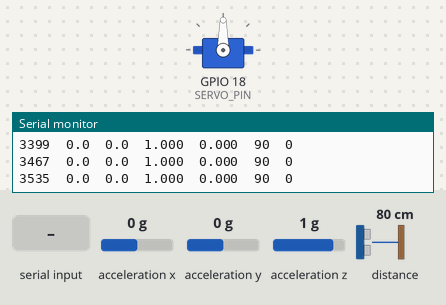
This sketch was run on a simulated ESP32. Shown: servo, the last lines printed to the serial monitor. Wiring (inferred from the names in the program): MPU-9250 motion sensor at I2C address 0x68. The inputs (shaded band) are chosen by the test bench; at power-on: distance to the obstacle 80 cm, acceleration x 0 g, acceleration y 0 g, acceleration z 1 g.

Above: at 3.6 s.
3.7 s: "HEALTH\n" received over Serial
At 3.83 s:
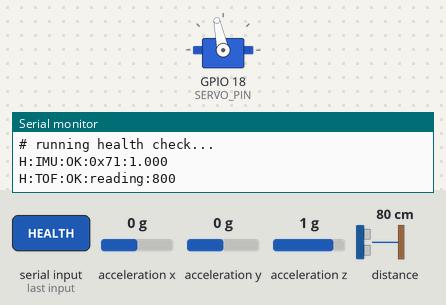
5.6 s: "PULSE\n" received over Serial
At 5.71 s:
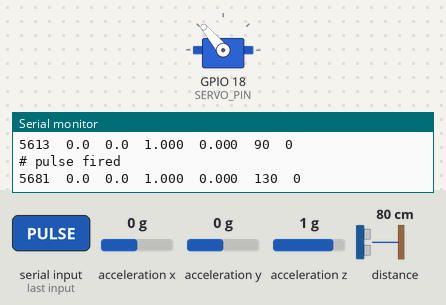
7.2 s: "SKY:1\n" received over Serial
8.7 s: distance to the obstacle set to 2 cm
At 9.1 s:
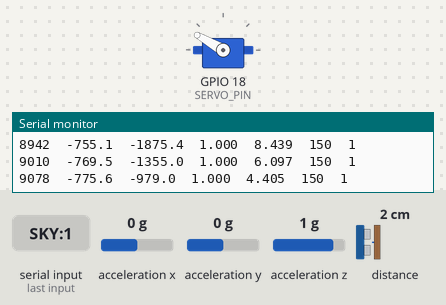
11.7 s: distance to the obstacle set to 9 cm
At 11.88 s:
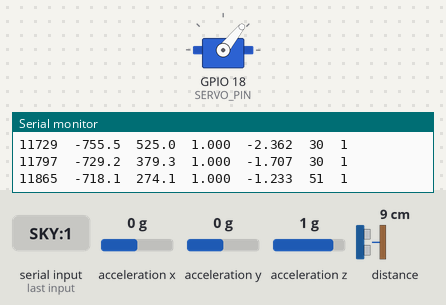
14.7 s: distance to the obstacle set to 35 cm
Timing chart, 0 to 17.7 s (numbered marks = the images above; inputs shaded):
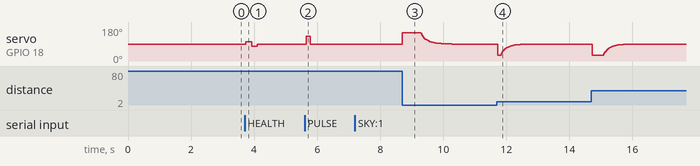

Measured:
- after the input at 3.7 s, servo on GPIO 18 (SERVO_PIN): 90° → 102° at once, → 78° 0.18 s later, → 90° 0.18 s later
- after the input at 5.6 s, servo on GPIO 18 (SERVO_PIN): 90° → 130° after 0.05 s, → 90° 0.14 s later

The sketch:

rig_control_v3.ino
```cpp
/*
  ==========================================================================
  ACTIVE QUARTER-CAR RIG — CONTROL FIRMWARE v3
  ==========================================================================
  Integrated skyhook controller: MPU6500 IMU + VL53L1X ToF + MG90S servo.

  SENSOR ROLES (per design decision Aug 2026):
    - ToF (VL53L1X):  POSITION source (suspension travel) and, via filtered
                      differentiation, VELOCITY source for the control law.
    - IMU (MPU6500):  ACCELERATION source (body vertical accel) — logged in
                      telemetry, available for analysis/digital twin, not
                      integrated (avoids drift problem entirely).

  HONEST PHYSICS NOTE: textbook skyhook wants ABSOLUTE body velocity z1_dot.
  The ToF measures RELATIVE distance (crossbar to whatever it faces), so its
  derivative is relative suspension velocity. Damping on relative velocity is
  closer to "adjustable semi-active damper" than pure skyhook — still a real,
  demonstrable active control effect, and the right pragmatic choice here
  since it's drift-free. When the rig is assembled, compare both: this mode
  vs. IMU-integrated velocity, and see which behaves better in practice.

  CONTROL LOOP: 100 Hz (10 ms period).

  SERIAL COMMANDS (115200 baud, line ending = Newline):
    SKY:1      enable skyhook control
    SKY:0      disable (servo returns to center — passive mode)
    GAIN:8.5   set c_sky live (any positive float)
    PULSE      fire a brief servo kick as a manual disturbance
    CENTER     force servo to center, disables control
    STAT       print current settings and sensor snapshot
    HEALTH     run sensor/servo health check, machine-readable H: lines
    STREAM:1   turn on telemetry streaming (default ON)
    STREAM:0   quiet mode — only responses to commands

  TELEMETRY (streamed at 20 Hz, tab-separated, one line per sample):
    t_ms  pos_mm  vel_mms  accel_g  u_cmd  servo_deg  sky_on
  ==========================================================================
*/

#include <Wire.h>
#include <VL53L1X.h>
#include <ESP32Servo.h>

// ------------------------- PINS -------------------------
#define SDA_PIN     21
#define SCL_PIN     22
#define SERVO_PIN   18
#define MPU_ADDR    0x68

// ---------------- PHYSICAL PARAMETERS (EDIT ME) ----------------
// Placeholder values from the locked design — change as measured.
float M1_KG        = 0.35;    // sprung (body) mass, kg  [current est. 310-385g]
float K1_NPM       = 172.0;   // main suspension stiffness, N/m (twins in series)
float K_SERVO_NPM  = 196.0;   // servo series spring stiffness, N/m

// Skyhook gain c_sky (N·s/m). Reasonable starting point: a fraction of
// critical damping c_crit = 2*sqrt(k1*m1) ≈ 2*sqrt(172*0.35) ≈ 15.5 N·s/m.
// Start ~30% of critical; tune live with GAIN:x.
float C_SKY        = 4.5;

// ---------------- SERVO GEOMETRY & LIMITS ----------------
// 10 mm arm, 2 cm total mechanical travel available (±10 mm).
// Arm horizontal throw: dx = ARM_MM * sin(theta). ±90° would use the full
// ±10 mm, but near ±90° the linkage geometry degrades (arm nearly vertical,
// tiny leverage, binding risk). Cap at ±60° -> ±8.7 mm, safe and effective.
const float ARM_MM          = 10.0;
const int   SERVO_CENTER    = 90;
const int   SERVO_MAX_DELTA = 60;     // degrees away from center, each way

// ---------------- LOOP TIMING ----------------
const uint32_t CONTROL_PERIOD_US   = 10000;  // 100 Hz control loop
const uint32_t TELEMETRY_PERIOD_MS = 50;     // 20 Hz telemetry stream

// ---------------- FILTERING ----------------
// ToF-derived velocity is a differentiated noisy signal — must be smoothed.
// Single-pole low-pass on the raw derivative. ALPHA closer to 1 = smoother
// but laggier. At 100 Hz, 0.15 gives ~ 2-3 Hz of usable bandwidth: enough
// for a 3.4 Hz suspension mode while killing mm-quantization chatter.
const float VEL_LPF_ALPHA = 0.15;
// Light smoothing on position too (ToF is mm-quantized).
const float POS_LPF_ALPHA = 0.35;

// ==========================================================================
VL53L1X tof;
Servo servo;

bool  skyOn        = false;
bool  streamOn     = true;
float posMM        = 0;      // filtered suspension position (ToF), mm
float posRawPrev   = 0;
float velMMS       = 0;      // filtered suspension velocity, mm/s
float accelG       = 0;      // body vertical accel from IMU, g
float uCmd         = 0;      // control force command, N
int   servoDeg     = SERVO_CENTER;
float posRefMM     = 0;      // reference (rest) position captured at boot

uint32_t lastControlUS   = 0;
uint32_t lastTelemetryMS = 0;
uint32_t pulseUntilMS    = 0;

// --------------------------------------------------------------------------
// IMU: direct register access (works on MPU6050 and MPU6500 identically)
// --------------------------------------------------------------------------
void imuInit() {
  Wire.beginTransmission(MPU_ADDR);
  Wire.write(0x6B);  // PWR_MGMT_1
  Wire.write(0x00);  // wake from sleep
  Wire.endTransmission();
  delay(50);
}

// Returns Z-axis acceleration in g. If the IMU is mounted with a different
// axis vertical on the body plate, change which pair of bytes is used below.
float imuReadAccelZ() {
  Wire.beginTransmission(MPU_ADDR);
  Wire.write(0x3F);  // ACCEL_ZOUT_H  (X=0x3B, Y=0x3D if remapping needed)
  Wire.endTransmission(false);
  Wire.requestFrom(MPU_ADDR, 2);
  if (Wire.available() < 2) return accelG;  // keep last value on read hiccup
  int16_t raw = (Wire.read() << 8) | Wire.read();
  return raw / 16384.0;  // ±2g default range
}

// --------------------------------------------------------------------------
// Servo mapping: force command -> series-spring deflection -> arm angle
// --------------------------------------------------------------------------
// u [N] pushed through the series spring requires deflection dx = u / k_servo
// (in meters -> convert to mm). Arm angle from dx: theta = asin(dx / ARM_MM).
void servoApplyForce(float u_newtons) {
  float dx_mm = (u_newtons / K_SERVO_NPM) * 1000.0;

  // Clamp to reachable throw before asin() (avoids NaN past ±ARM_MM)
  float maxThrow = ARM_MM * sin(radians(SERVO_MAX_DELTA));
  dx_mm = constrain(dx_mm, -maxThrow, maxThrow);

  float deltaDeg = degrees(asin(dx_mm / ARM_MM));
  servoDeg = SERVO_CENTER + (int)round(deltaDeg);
  servoDeg = constrain(servoDeg, SERVO_CENTER - SERVO_MAX_DELTA,
                                 SERVO_CENTER + SERVO_MAX_DELTA);
  servo.write(servoDeg);
}

void servoCenter() {
  servoDeg = SERVO_CENTER;
  servo.write(SERVO_CENTER);
}

// --------------------------------------------------------------------------
// Health check — machine-readable output for the dashboard (H: prefix)
// --------------------------------------------------------------------------
bool i2cPresent(byte addr) {
  Wire.beginTransmission(addr);
  return Wire.endTransmission() == 0;
}

void healthCheck() {
  // IMU: on bus? identity? live reading?
  if (i2cPresent(MPU_ADDR)) {
    Wire.beginTransmission(MPU_ADDR);
    Wire.write(0x75);  // WHO_AM_I
    Wire.endTransmission(false);
    Wire.requestFrom(MPU_ADDR, 1);
    byte who = Wire.available() ? Wire.read() : 0;
    float az = imuReadAccelZ();
    Serial.print("H:IMU:OK:0x");
    Serial.print(who, HEX);
    Serial.print(":");
    Serial.println(az, 3);
  } else {
    Serial.println("H:IMU:FAIL:notfound:0");
  }

  // ToF: on bus? fresh reading?
  if (i2cPresent(0x29)) {
    uint16_t mm = tof.read();  // blocking read of latest measurement
    if (tof.timeoutOccurred()) {
      Serial.println("H:TOF:WARN:timeout:0");
    } else {
      Serial.print("H:TOF:OK:reading:");
      Serial.println(mm);
    }
  } else {
    Serial.println("H:TOF:FAIL:notfound:0");
  }

  // Servo: brief wiggle so it's visually/audibly verifiable, then restore
  int before = servoDeg;
  servo.write(before + 12); delay(180);
  servo.write(before - 12); delay(180);
  servo.write(before);      delay(120);
  servoDeg = before;
  Serial.print("H:SERVO:OK:wiggled:");
  Serial.println(before);

  Serial.println("H:DONE");
}

// --------------------------------------------------------------------------
// Serial command handling
// --------------------------------------------------------------------------
void handleCommand(String cmd) {
  cmd.trim();
  cmd.toUpperCase();

  if (cmd == "SKY:1") {
    skyOn = true;
    Serial.println("# skyhook ON");
  } else if (cmd == "SKY:0") {
    skyOn = false;
    servoCenter();
    Serial.println("# skyhook OFF, servo centered (passive mode)");
  } else if (cmd.startsWith("GAIN:")) {
    float g = cmd.substring(5).toFloat();
    if (g > 0) {
      C_SKY = g;
      Serial.print("# c_sky = ");
      Serial.println(C_SKY);
    } else {
      Serial.println("# GAIN must be a positive number, e.g. GAIN:4.5");
    }
  } else if (cmd == "PULSE") {
    pulseUntilMS = millis() + 150;   // 150 ms kick
    Serial.println("# pulse fired");
  } else if (cmd == "CENTER") {
    skyOn = false;
    servoCenter();
    Serial.println("# centered, control off");
  } else if (cmd == "STAT") {
    Serial.println("# --- STATUS ---");
    Serial.print("#  skyhook: "); Serial.println(skyOn ? "ON" : "OFF");
    Serial.print("#  c_sky:   "); Serial.println(C_SKY);
    Serial.print("#  m1(kg):  "); Serial.println(M1_KG);
    Serial.print("#  k1(N/m): "); Serial.println(K1_NPM);
    Serial.print("#  pos(mm): "); Serial.println(posMM, 1);
    Serial.print("#  vel(mm/s): "); Serial.println(velMMS, 1);
    Serial.print("#  accel(g):  "); Serial.println(accelG, 3);
    Serial.print("#  servo(deg): "); Serial.println(servoDeg);
  } else if (cmd == "HEALTH") {
    Serial.println("# running health check...");
    healthCheck();
  } else if (cmd == "STREAM:1") {
    streamOn = true;
    Serial.println("# telemetry ON");
  } else if (cmd == "STREAM:0") {
    streamOn = false;
    Serial.println("# telemetry OFF");
  } else if (cmd.length() > 0) {
    Serial.println("# commands: SKY:1 SKY:0 GAIN:x PULSE CENTER STAT STREAM:1 STREAM:0");
  }
}

// --------------------------------------------------------------------------
void setup() {
  Serial.begin(115200);
  delay(1500);
  Serial.println();
  Serial.println("# ===== QUARTER-CAR RIG CONTROL FIRMWARE v3 =====");

  Wire.begin(SDA_PIN, SCL_PIN);
  Wire.setClock(400000);  // fast-mode I2C: both sensors support it, halves bus time

  imuInit();
  Serial.println("# IMU awake");

  tof.setTimeout(100);
  if (!tof.init()) {
    Serial.println("# TOF INIT FAILED — check wiring. Halting.");
    while (1) delay(1000);
  }
  tof.setDistanceMode(VL53L1X::Short);        // short mode: better precision
  tof.setMeasurementTimingBudget(20000);      // 20 ms budget -> 50 Hz capable
  tof.startContinuous(20);
  Serial.println("# ToF running continuous @ 50 Hz");

  servo.setPeriodHertz(50);
  servo.attach(SERVO_PIN, 500, 2400);
  servoCenter();
  Serial.println("# servo centered");

  // Capture rest position as reference — rig should be still at power-on
  delay(300);
  long sum = 0;
  int  n   = 0;
  for (int i = 0; i < 10; i++) {
    uint16_t mm = tof.read();
    if (!tof.timeoutOccurred()) { sum += mm; n++; }
    delay(25);
  }
  posRefMM = (n > 0) ? (float)sum / n : 0;
  posMM = 0;
  posRawPrev = 0;
  Serial.print("# rest reference captured: ");
  Serial.print(posRefMM, 1);
  Serial.println(" mm");
  Serial.println("# type STAT for status, SKY:1 to enable control");
  Serial.println("# t_ms\tpos_mm\tvel_mms\taccel_g\tu_cmd\tservo_deg\tsky");

  lastControlUS = micros();
}

// --------------------------------------------------------------------------
void loop() {
  // ---- serial commands, any time ----
  if (Serial.available()) {
    handleCommand(Serial.readStringUntil('\n'));
  }

  // ---- fixed-rate control loop, 100 Hz ----
  uint32_t nowUS = micros();
  if (nowUS - lastControlUS >= CONTROL_PERIOD_US) {
    float dt = (nowUS - lastControlUS) / 1e6;  // actual elapsed, seconds
    lastControlUS = nowUS;

    // --- position from ToF (non-blocking check: data ready ~every 20 ms) ---
    if (tof.dataReady()) {
      uint16_t raw = tof.read(false);          // non-blocking read
      if (!tof.timeoutOccurred() && raw > 0) {
        float posRaw = (float)raw - posRefMM;  // mm, zero at rest

        // filtered position
        posMM = POS_LPF_ALPHA * posRaw + (1 - POS_LPF_ALPHA) * posMM;

        // velocity = filtered derivative of raw position
        // (ToF updates every ~20ms; only differentiate on fresh samples)
        float velRaw = (posRaw - posRawPrev) / 0.020;  // mm/s at 50Hz ToF rate
        posRawPrev = posRaw;
        velMMS = VEL_LPF_ALPHA * velRaw + (1 - VEL_LPF_ALPHA) * velMMS;
      }
    }

    // --- acceleration from IMU (every control tick, it's fast) ---
    accelG = imuReadAccelZ();

    // --- control law ---
    if (millis() < pulseUntilMS) {
      // manual disturbance overrides control briefly
      servo.write(SERVO_CENTER + 40);
      servoDeg = SERVO_CENTER + 40;
      uCmd = 0;
    } else if (skyOn) {
      // skyhook on ToF-derived velocity: u = -c_sky * v
      // velMMS is mm/s -> convert to m/s for SI force
      uCmd = -C_SKY * (velMMS / 1000.0);
      servoApplyForce(uCmd);
    } else {
      uCmd = 0;
      if (servoDeg != SERVO_CENTER) servoCenter();
    }
  }

  // ---- telemetry stream, 20 Hz ----
  uint32_t nowMS = millis();
  if (streamOn && nowMS - lastTelemetryMS >= TELEMETRY_PERIOD_MS) {
    lastTelemetryMS = nowMS;
    Serial.print(nowMS);        Serial.print('\t');
    Serial.print(posMM, 1);     Serial.print('\t');
    Serial.print(velMMS, 1);    Serial.print('\t');
    Serial.print(accelG, 3);    Serial.print('\t');
    Serial.print(uCmd, 3);      Serial.print('\t');
    Serial.print(servoDeg);     Serial.print('\t');
    Serial.println(skyOn ? 1 : 0);
  }
}
```
